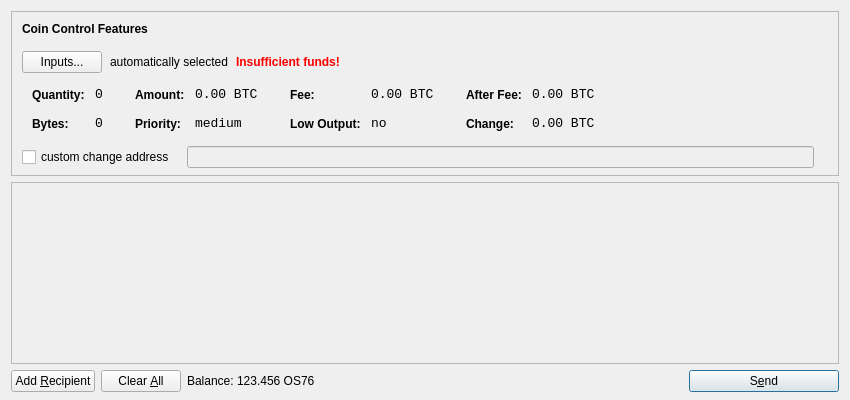
<?xml version="1.0" encoding="UTF-8"?>
<ui version="4.0">
 <class>SendCoinsDialog</class>
 <widget class="QDialog" name="SendCoinsDialog">
  <property name="geometry">
   <rect>
    <x>0</x>
    <y>0</y>
    <width>850</width>
    <height>400</height>
   </rect>
  </property>
  <property name="windowTitle">
   <string>Send Coins</string>
  </property>
  <layout class="QVBoxLayout" name="verticalLayout" stretch="0,1,0">
   <property name="bottomMargin">
    <number>8</number>
   </property>
   <item>
    <widget class="QFrame" name="frameCoinControl">
     <property name="sizePolicy">
      <sizepolicy hsizetype="Expanding" vsizetype="Expanding">
       <horstretch>0</horstretch>
       <verstretch>0</verstretch>
      </sizepolicy>
     </property>
     <property name="maximumSize">
      <size>
       <width>16777215</width>
       <height>16777215</height>
      </size>
     </property>
     <property name="frameShape">
      <enum>QFrame::StyledPanel</enum>
     </property>
     <property name="frameShadow">
      <enum>QFrame::Sunken</enum>
     </property>
     <layout class="QVBoxLayout" name="verticalLayoutCoinControl2">
      <property name="spacing">
       <number>-1</number>
      </property>
      <property name="leftMargin">
       <number>0</number>
      </property>
      <property name="topMargin">
       <number>0</number>
      </property>
      <property name="rightMargin">
       <number>0</number>
      </property>
      <property name="bottomMargin">
       <number>6</number>
      </property>
      <item>
       <layout class="QVBoxLayout" name="verticalLayoutCoinControl" stretch="0,0,0,0,1">
        <property name="spacing">
         <number>0</number>
        </property>
        <property name="leftMargin">
         <number>10</number>
        </property>
        <property name="topMargin">
         <number>10</number>
        </property>
        <item>
         <layout class="QHBoxLayout" name="horizontalLayoutCoinControl1">
          <property name="bottomMargin">
           <number>15</number>
          </property>
          <item>
           <widget class="QLabel" name="labelCoinControlFeatures">
            <property name="sizePolicy">
             <sizepolicy hsizetype="Preferred" vsizetype="Maximum">
              <horstretch>0</horstretch>
              <verstretch>0</verstretch>
             </sizepolicy>
            </property>
            <property name="font">
             <font>
              <weight>75</weight>
              <bold>true</bold>
             </font>
            </property>
            <property name="styleSheet">
             <string notr="true">font-weight:bold;</string>
            </property>
            <property name="text">
             <string>Coin Control Features</string>
            </property>
           </widget>
          </item>
         </layout>
        </item>
        <item>
         <layout class="QHBoxLayout" name="horizontalLayoutCoinControl2" stretch="0,0,0,0">
          <property name="spacing">
           <number>8</number>
          </property>
          <property name="bottomMargin">
           <number>10</number>
          </property>
          <item>
           <widget class="QPushButton" name="pushButtonCoinControl">
            <property name="styleSheet">
             <string notr="true"/>
            </property>
            <property name="text">
             <string>Inputs...</string>
            </property>
           </widget>
          </item>
          <item>
           <widget class="QLabel" name="labelCoinControlAutomaticallySelected">
            <property name="text">
             <string>automatically selected</string>
            </property>
            <property name="margin">
             <number>5</number>
            </property>
           </widget>
          </item>
          <item>
           <widget class="QLabel" name="labelCoinControlInsuffFunds">
            <property name="font">
             <font>
              <weight>75</weight>
              <bold>true</bold>
             </font>
            </property>
            <property name="styleSheet">
             <string notr="true">color:red;font-weight:bold;</string>
            </property>
            <property name="text">
             <string>Insufficient funds!</string>
            </property>
            <property name="margin">
             <number>5</number>
            </property>
           </widget>
          </item>
          <item>
           <spacer name="horizontalSpacerCoinControl">
            <property name="orientation">
             <enum>Qt::Horizontal</enum>
            </property>
            <property name="sizeHint" stdset="0">
             <size>
              <width>40</width>
              <height>1</height>
             </size>
            </property>
           </spacer>
          </item>
         </layout>
        </item>
        <item>
         <widget class="QWidget" name="widgetCoinControl" native="true">
          <property name="sizePolicy">
           <sizepolicy hsizetype="Preferred" vsizetype="Preferred">
            <horstretch>0</horstretch>
            <verstretch>0</verstretch>
           </sizepolicy>
          </property>
          <property name="minimumSize">
           <size>
            <width>0</width>
            <height>0</height>
           </size>
          </property>
          <property name="styleSheet">
           <string notr="true"/>
          </property>
          <layout class="QHBoxLayout" name="horizontalLayoutCoinControl5">
           <property name="margin">
            <number>0</number>
           </property>
           <item>
            <layout class="QHBoxLayout" name="horizontalLayoutCoinControl3" stretch="0,0,0,1">
             <property name="spacing">
              <number>20</number>
             </property>
             <property name="topMargin">
              <number>0</number>
             </property>
             <property name="bottomMargin">
              <number>10</number>
             </property>
             <item>
              <layout class="QFormLayout" name="formLayoutCoinControl1">
               <property name="horizontalSpacing">
                <number>10</number>
               </property>
               <property name="verticalSpacing">
                <number>14</number>
               </property>
               <property name="leftMargin">
                <number>10</number>
               </property>
               <property name="topMargin">
                <number>4</number>
               </property>
               <property name="rightMargin">
                <number>6</number>
               </property>
               <item row="0" column="0">
                <widget class="QLabel" name="labelCoinControlQuantityText">
                 <property name="styleSheet">
                  <string notr="true">font-weight:bold;</string>
                 </property>
                 <property name="text">
                  <string>Quantity:</string>
                 </property>
                 <property name="margin">
                  <number>0</number>
                 </property>
                </widget>
               </item>
               <item row="0" column="1">
                <widget class="QLabel" name="labelCoinControlQuantity">
                 <property name="font">
                  <font>
                   <family>Monospace</family>
                   <pointsize>10</pointsize>
                  </font>
                 </property>
                 <property name="cursor">
                  <cursorShape>IBeamCursor</cursorShape>
                 </property>
                 <property name="contextMenuPolicy">
                  <enum>Qt::ActionsContextMenu</enum>
                 </property>
                 <property name="text">
                  <string notr="true">0</string>
                 </property>
                 <property name="margin">
                  <number>0</number>
                 </property>
                 <property name="textInteractionFlags">
                  <set>Qt::LinksAccessibleByMouse|Qt::TextSelectableByKeyboard|Qt::TextSelectableByMouse</set>
                 </property>
                </widget>
               </item>
               <item row="1" column="0">
                <widget class="QLabel" name="labelCoinControlBytesText">
                 <property name="styleSheet">
                  <string notr="true">font-weight:bold;</string>
                 </property>
                 <property name="text">
                  <string>Bytes:</string>
                 </property>
                </widget>
               </item>
               <item row="1" column="1">
                <widget class="QLabel" name="labelCoinControlBytes">
                 <property name="font">
                  <font>
                   <family>Monospace</family>
                   <pointsize>10</pointsize>
                  </font>
                 </property>
                 <property name="cursor">
                  <cursorShape>IBeamCursor</cursorShape>
                 </property>
                 <property name="contextMenuPolicy">
                  <enum>Qt::ActionsContextMenu</enum>
                 </property>
                 <property name="text">
                  <string notr="true">0</string>
                 </property>
                 <property name="textInteractionFlags">
                  <set>Qt::LinksAccessibleByMouse|Qt::TextSelectableByKeyboard|Qt::TextSelectableByMouse</set>
                 </property>
                </widget>
               </item>
              </layout>
             </item>
             <item>
              <layout class="QFormLayout" name="formLayoutCoinControl2">
               <property name="horizontalSpacing">
                <number>10</number>
               </property>
               <property name="verticalSpacing">
                <number>14</number>
               </property>
               <property name="leftMargin">
                <number>6</number>
               </property>
               <property name="topMargin">
                <number>4</number>
               </property>
               <property name="rightMargin">
                <number>6</number>
               </property>
               <item row="0" column="0">
                <widget class="QLabel" name="labelCoinControlAmountText">
                 <property name="styleSheet">
                  <string notr="true">font-weight:bold;</string>
                 </property>
                 <property name="text">
                  <string>Amount:</string>
                 </property>
                 <property name="margin">
                  <number>0</number>
                 </property>
                </widget>
               </item>
               <item row="0" column="1">
                <widget class="QLabel" name="labelCoinControlAmount">
                 <property name="font">
                  <font>
                   <family>Monospace</family>
                   <pointsize>10</pointsize>
                  </font>
                 </property>
                 <property name="cursor">
                  <cursorShape>IBeamCursor</cursorShape>
                 </property>
                 <property name="contextMenuPolicy">
                  <enum>Qt::ActionsContextMenu</enum>
                 </property>
                 <property name="text">
                  <string notr="true">0.00 BTC</string>
                 </property>
                 <property name="textInteractionFlags">
                  <set>Qt::LinksAccessibleByMouse|Qt::TextSelectableByKeyboard|Qt::TextSelectableByMouse</set>
                 </property>
                </widget>
               </item>
               <item row="1" column="0">
                <widget class="QLabel" name="labelCoinControlPriorityText">
                 <property name="styleSheet">
                  <string notr="true">font-weight:bold;</string>
                 </property>
                 <property name="text">
                  <string>Priority:</string>
                 </property>
                </widget>
               </item>
               <item row="1" column="1">
                <widget class="QLabel" name="labelCoinControlPriority">
                 <property name="font">
                  <font>
                   <family>Monospace</family>
                   <pointsize>10</pointsize>
                  </font>
                 </property>
                 <property name="cursor">
                  <cursorShape>IBeamCursor</cursorShape>
                 </property>
                 <property name="contextMenuPolicy">
                  <enum>Qt::ActionsContextMenu</enum>
                 </property>
                 <property name="text">
                  <string>medium</string>
                 </property>
                 <property name="textInteractionFlags">
                  <set>Qt::LinksAccessibleByMouse|Qt::TextSelectableByKeyboard|Qt::TextSelectableByMouse</set>
                 </property>
                </widget>
               </item>
              </layout>
             </item>
             <item>
              <layout class="QFormLayout" name="formLayoutCoinControl3">
               <property name="horizontalSpacing">
                <number>10</number>
               </property>
               <property name="verticalSpacing">
                <number>14</number>
               </property>
               <property name="leftMargin">
                <number>6</number>
               </property>
               <property name="topMargin">
                <number>4</number>
               </property>
               <property name="rightMargin">
                <number>6</number>
               </property>
               <item row="0" column="0">
                <widget class="QLabel" name="labelCoinControlFeeText">
                 <property name="styleSheet">
                  <string notr="true">font-weight:bold;</string>
                 </property>
                 <property name="text">
                  <string>Fee:</string>
                 </property>
                 <property name="margin">
                  <number>0</number>
                 </property>
                </widget>
               </item>
               <item row="0" column="1">
                <widget class="QLabel" name="labelCoinControlFee">
                 <property name="font">
                  <font>
                   <family>Monospace</family>
                   <pointsize>10</pointsize>
                  </font>
                 </property>
                 <property name="cursor">
                  <cursorShape>IBeamCursor</cursorShape>
                 </property>
                 <property name="contextMenuPolicy">
                  <enum>Qt::ActionsContextMenu</enum>
                 </property>
                 <property name="text">
                  <string notr="true">0.00 BTC</string>
                 </property>
                 <property name="textInteractionFlags">
                  <set>Qt::LinksAccessibleByMouse|Qt::TextSelectableByKeyboard|Qt::TextSelectableByMouse</set>
                 </property>
                </widget>
               </item>
               <item row="1" column="0">
                <widget class="QLabel" name="labelCoinControlLowOutputText">
                 <property name="styleSheet">
                  <string notr="true">font-weight:bold;</string>
                 </property>
                 <property name="text">
                  <string>Low Output:</string>
                 </property>
                </widget>
               </item>
               <item row="1" column="1">
                <widget class="QLabel" name="labelCoinControlLowOutput">
                 <property name="font">
                  <font>
                   <family>Monospace</family>
                   <pointsize>10</pointsize>
                  </font>
                 </property>
                 <property name="cursor">
                  <cursorShape>IBeamCursor</cursorShape>
                 </property>
                 <property name="contextMenuPolicy">
                  <enum>Qt::ActionsContextMenu</enum>
                 </property>
                 <property name="text">
                  <string>no</string>
                 </property>
                 <property name="textInteractionFlags">
                  <set>Qt::LinksAccessibleByMouse|Qt::TextSelectableByKeyboard|Qt::TextSelectableByMouse</set>
                 </property>
                </widget>
               </item>
              </layout>
             </item>
             <item>
              <layout class="QFormLayout" name="formLayoutCoinControl4">
               <property name="horizontalSpacing">
                <number>10</number>
               </property>
               <property name="verticalSpacing">
                <number>14</number>
               </property>
               <property name="leftMargin">
                <number>6</number>
               </property>
               <property name="topMargin">
                <number>4</number>
               </property>
               <property name="rightMargin">
                <number>6</number>
               </property>
               <item row="0" column="0">
                <widget class="QLabel" name="labelCoinControlAfterFeeText">
                 <property name="styleSheet">
                  <string notr="true">font-weight:bold;</string>
                 </property>
                 <property name="text">
                  <string>After Fee:</string>
                 </property>
                 <property name="margin">
                  <number>0</number>
                 </property>
                </widget>
               </item>
               <item row="0" column="1">
                <widget class="QLabel" name="labelCoinControlAfterFee">
                 <property name="font">
                  <font>
                   <family>Monospace</family>
                   <pointsize>10</pointsize>
                  </font>
                 </property>
                 <property name="cursor">
                  <cursorShape>IBeamCursor</cursorShape>
                 </property>
                 <property name="contextMenuPolicy">
                  <enum>Qt::ActionsContextMenu</enum>
                 </property>
                 <property name="text">
                  <string notr="true">0.00 BTC</string>
                 </property>
                 <property name="textInteractionFlags">
                  <set>Qt::LinksAccessibleByMouse|Qt::TextSelectableByKeyboard|Qt::TextSelectableByMouse</set>
                 </property>
                </widget>
               </item>
               <item row="1" column="0">
                <widget class="QLabel" name="labelCoinControlChangeText">
                 <property name="styleSheet">
                  <string notr="true">font-weight:bold;</string>
                 </property>
                 <property name="text">
                  <string>Change:</string>
                 </property>
                </widget>
               </item>
               <item row="1" column="1">
                <widget class="QLabel" name="labelCoinControlChange">
                 <property name="font">
                  <font>
                   <family>Monospace</family>
                   <pointsize>10</pointsize>
                  </font>
                 </property>
                 <property name="cursor">
                  <cursorShape>IBeamCursor</cursorShape>
                 </property>
                 <property name="contextMenuPolicy">
                  <enum>Qt::ActionsContextMenu</enum>
                 </property>
                 <property name="text">
                  <string notr="true">0.00 BTC</string>
                 </property>
                 <property name="textInteractionFlags">
                  <set>Qt::LinksAccessibleByMouse|Qt::TextSelectableByKeyboard|Qt::TextSelectableByMouse</set>
                 </property>
                </widget>
               </item>
              </layout>
             </item>
            </layout>
           </item>
          </layout>
         </widget>
        </item>
        <item>
         <layout class="QHBoxLayout" name="horizontalLayoutCoinControl4" stretch="0,0,0">
          <property name="spacing">
           <number>12</number>
          </property>
          <property name="sizeConstraint">
           <enum>QLayout::SetDefaultConstraint</enum>
          </property>
          <property name="topMargin">
           <number>5</number>
          </property>
          <property name="rightMargin">
           <number>5</number>
          </property>
          <item>
           <widget class="QCheckBox" name="checkBoxCoinControlChange">
            <property name="text">
             <string>custom change address</string>
            </property>
           </widget>
          </item>
          <item>
           <widget class="QLineEdit" name="lineEditCoinControlChange">
            <property name="enabled">
             <bool>false</bool>
            </property>
            <property name="sizePolicy">
             <sizepolicy hsizetype="Expanding" vsizetype="Fixed">
              <horstretch>0</horstretch>
              <verstretch>0</verstretch>
             </sizepolicy>
            </property>
           </widget>
          </item>
          <item>
           <widget class="QLabel" name="labelCoinControlChangeLabel">
            <property name="sizePolicy">
             <sizepolicy hsizetype="Preferred" vsizetype="Expanding">
              <horstretch>0</horstretch>
              <verstretch>0</verstretch>
             </sizepolicy>
            </property>
            <property name="minimumSize">
             <size>
              <width>0</width>
              <height>0</height>
             </size>
            </property>
            <property name="text">
             <string/>
            </property>
            <property name="margin">
             <number>3</number>
            </property>
           </widget>
          </item>
         </layout>
        </item>
        <item>
         <spacer name="verticalSpacerCoinControl">
          <property name="orientation">
           <enum>Qt::Vertical</enum>
          </property>
          <property name="sizeHint" stdset="0">
           <size>
            <width>800</width>
            <height>1</height>
           </size>
          </property>
         </spacer>
        </item>
       </layout>
      </item>
     </layout>
    </widget>
   </item>
   <item>
    <widget class="QScrollArea" name="scrollArea">
     <property name="widgetResizable">
      <bool>true</bool>
     </property>
     <widget class="QWidget" name="scrollAreaWidgetContents">
      <property name="geometry">
       <rect>
        <x>0</x>
        <y>0</y>
        <width>830</width>
        <height>165</height>
       </rect>
      </property>
      <layout class="QVBoxLayout" name="verticalLayout_2">
       <property name="margin">
        <number>0</number>
       </property>
       <item>
        <layout class="QVBoxLayout" name="entries">
         <property name="spacing">
          <number>6</number>
         </property>
        </layout>
       </item>
       <item>
        <spacer name="verticalSpacer">
         <property name="orientation">
          <enum>Qt::Vertical</enum>
         </property>
         <property name="sizeHint" stdset="0">
          <size>
           <width>20</width>
           <height>40</height>
          </size>
         </property>
        </spacer>
       </item>
      </layout>
     </widget>
    </widget>
   </item>
   <item>
    <layout class="QHBoxLayout" name="horizontalLayout">
     <item>
      <widget class="QPushButton" name="addButton">
       <property name="toolTip">
        <string>Send to multiple recipients at once</string>
       </property>
       <property name="text">
        <string>Add &amp;Recipient</string>
       </property>
       <property name="icon">
        <iconset resource="../bitcoin.qrc">
         <normaloff>:/icons/add</normaloff>:/icons/add</iconset>
       </property>
       <property name="autoDefault">
        <bool>false</bool>
       </property>
      </widget>
     </item>
     <item>
      <widget class="QPushButton" name="clearButton">
       <property name="sizePolicy">
        <sizepolicy hsizetype="Minimum" vsizetype="Fixed">
         <horstretch>0</horstretch>
         <verstretch>0</verstretch>
        </sizepolicy>
       </property>
       <property name="toolTip">
        <string>Remove all transaction fields</string>
       </property>
       <property name="text">
        <string>Clear &amp;All</string>
       </property>
       <property name="icon">
        <iconset resource="../bitcoin.qrc">
         <normaloff>:/icons/remove</normaloff>:/icons/remove</iconset>
       </property>
       <property name="autoRepeatDelay">
        <number>300</number>
       </property>
       <property name="autoDefault">
        <bool>false</bool>
       </property>
      </widget>
     </item>
     <item>
      <layout class="QHBoxLayout" name="horizontalLayout_2">
       <property name="spacing">
        <number>3</number>
       </property>
       <item>
        <widget class="QLabel" name="label">
         <property name="text">
          <string>Balance:</string>
         </property>
        </widget>
       </item>
       <item>
        <widget class="QLabel" name="labelBalance">
         <property name="cursor">
          <cursorShape>IBeamCursor</cursorShape>
         </property>
         <property name="text">
          <string>123.456 OS76</string>
         </property>
         <property name="textInteractionFlags">
          <set>Qt::LinksAccessibleByMouse|Qt::TextSelectableByKeyboard|Qt::TextSelectableByMouse</set>
         </property>
        </widget>
       </item>
      </layout>
     </item>
     <item>
      <spacer name="horizontalSpacer">
       <property name="orientation">
        <enum>Qt::Horizontal</enum>
       </property>
       <property name="sizeHint" stdset="0">
        <size>
         <width>40</width>
         <height>20</height>
        </size>
       </property>
      </spacer>
     </item>
     <item>
      <widget class="QPushButton" name="sendButton">
       <property name="minimumSize">
        <size>
         <width>150</width>
         <height>0</height>
        </size>
       </property>
       <property name="toolTip">
        <string>Confirm the send action</string>
       </property>
       <property name="text">
        <string>S&amp;end</string>
       </property>
       <property name="icon">
        <iconset resource="../bitcoin.qrc">
         <normaloff>:/icons/send</normaloff>:/icons/send</iconset>
       </property>
       <property name="default">
        <bool>true</bool>
       </property>
      </widget>
     </item>
    </layout>
   </item>
  </layout>
 </widget>
 <resources>
  <include location="../bitcoin.qrc"/>
 </resources>
 <connections/>
</ui>
